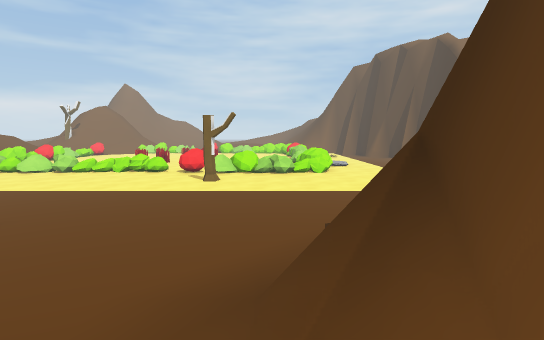
view 1 (above)

21 first-person views from a walk through a 3-D level made in the Unity game engine. The camera is 1.5 m above the floor, tilts 6° down and sees 80° across. The floor is counted in squares, 1 m on a side. Each view is taken from the middle of a square. On the plan, view 1 faces up. The plan holds only what a view shows up to about 15 squares ahead; the rest is blank. The place goes on beyond the plan. The player is left out. Some surface patterns are stand-ins.

view 2
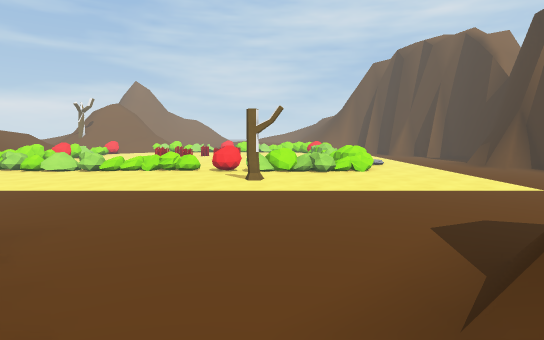

view 3
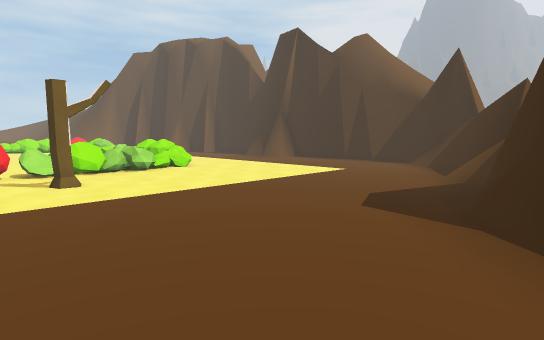

view 4
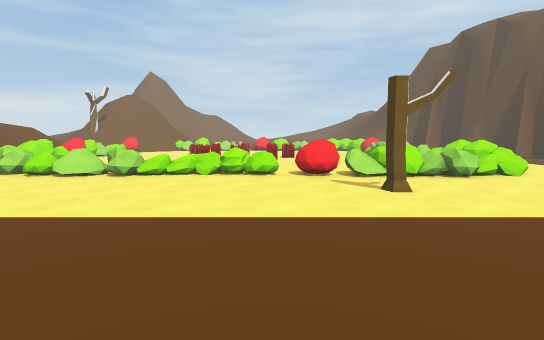

view 5
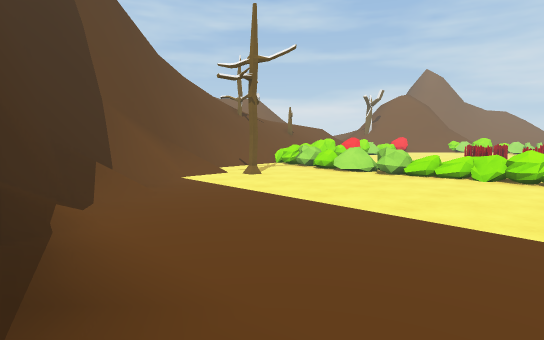

view 6
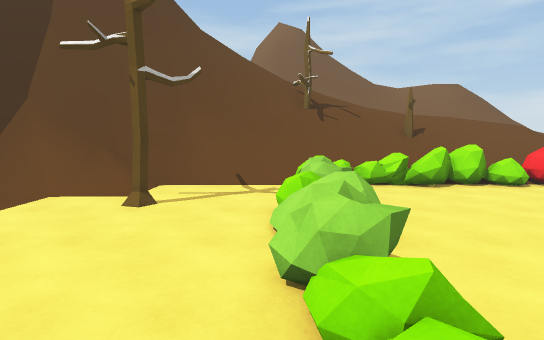

view 7
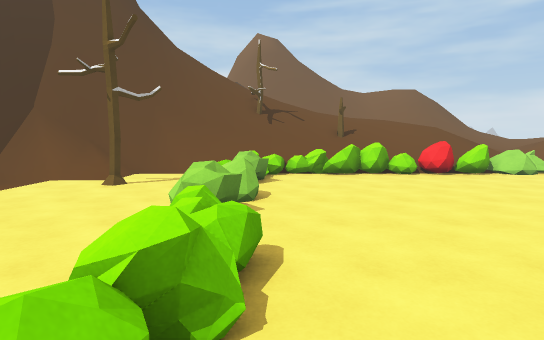

view 8
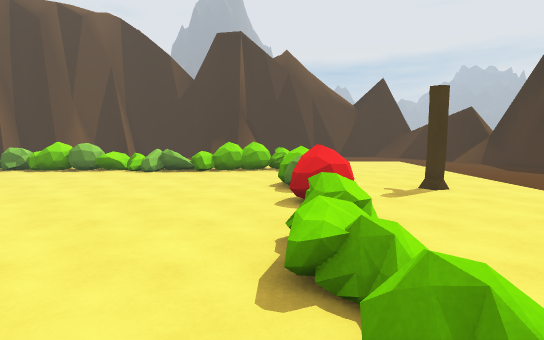

view 9
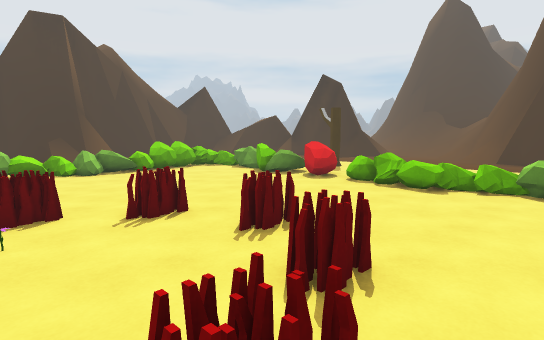

view 10
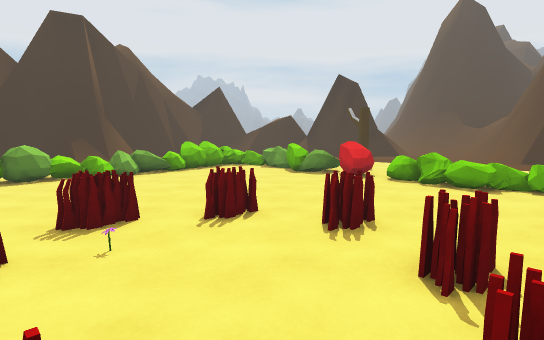

view 11
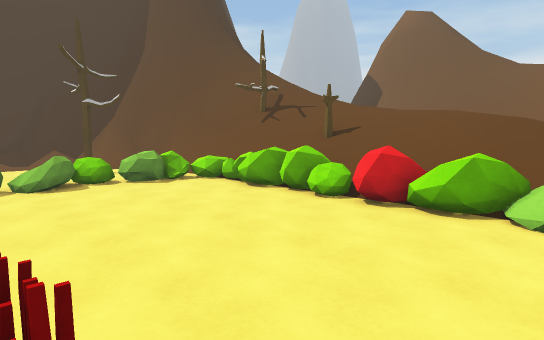

view 12
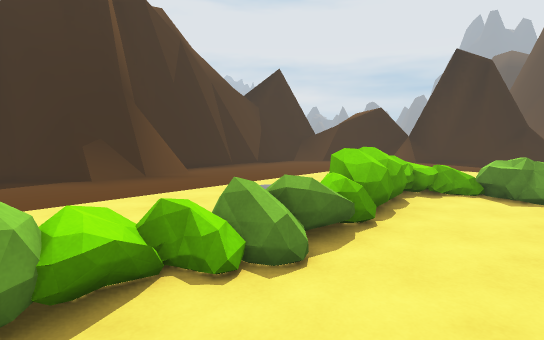

view 13
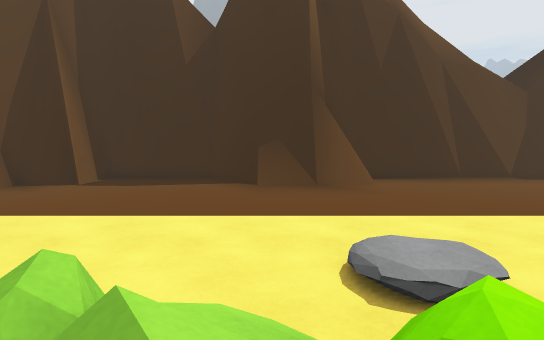

view 14
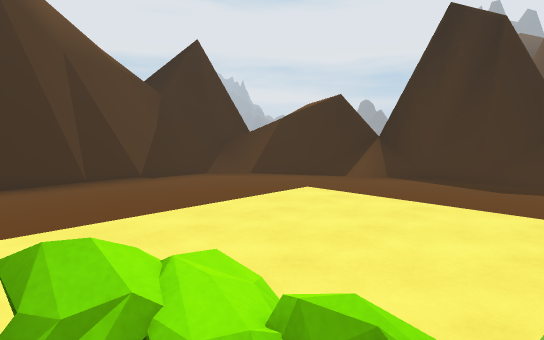

view 15
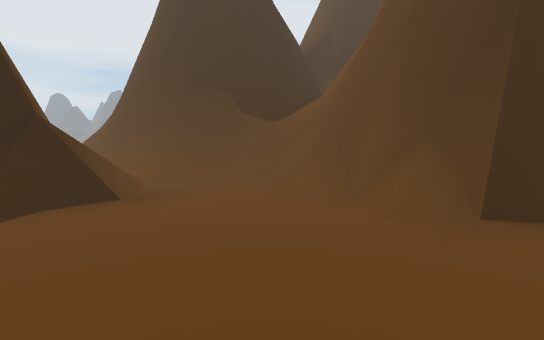

view 16
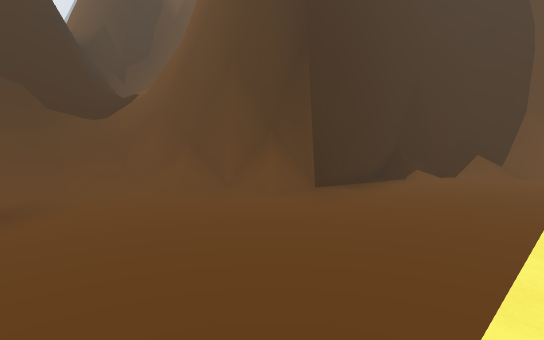

view 17
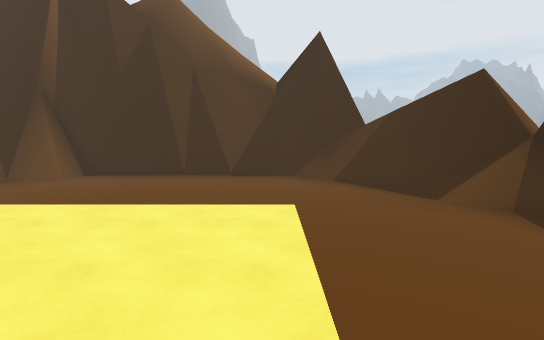

view 18
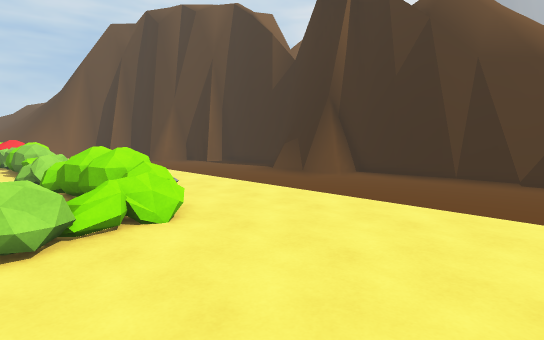

view 19
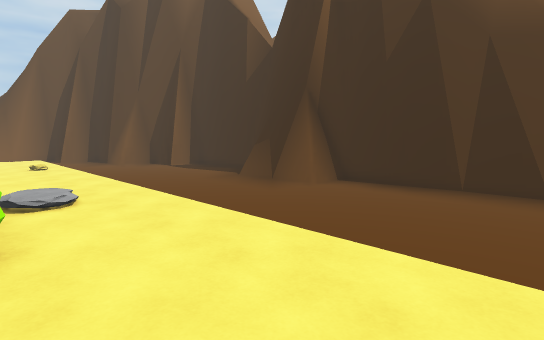

view 20
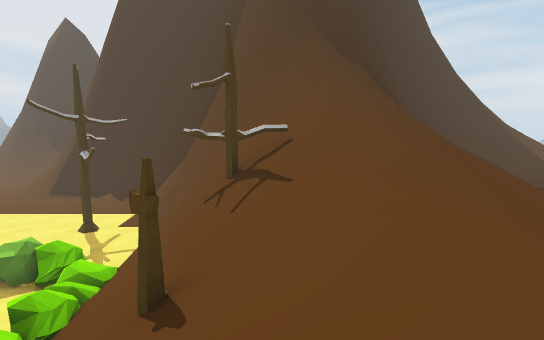

view 21
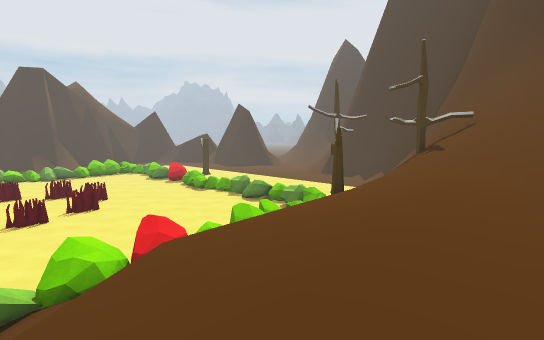

### Floor plan
Key: @ floor where view 1 was taken; # wall or solid block; . main floor; : floor 0.25 m higher than the main floor; + floor 1.75 m higher than the main floor; * floor 2 m higher than the main floor; % floor 2.25 m higher than the main floor; & floor 2.5 m higher than the main floor; / step, stairs or slope; = window, fence, low wall or low ledge; ^ raised ledge; v drop or lower ground; T tree; B bush; O other object.
Columns run from 25 left of view 1 to 19 right of it. Each row starts with its distance up from view 1.
 29 +     /B....  .O ..O.    ..OO..........#
 28  //////...........O........BB..........#
 27 *//////BB.....O.....O......BB..........#
 26 *///// B...................BB..........#
 25 /&%////B.......O...O.......OB.........##
 24 /&&////B.........O.........BB........###
 23 ///////B...................B:........##
 22 ////TT/BB..................BB//......##
 21 ///////B...................BB//......##
 20 ///////B...................BB........###
 19 ///////BBB......BB.....B....B..........#
 18 ///TTT//BBBBBBBBBBBBBBBBBBBBB..........#
 17 /////=/=...B..B......B..BBB............####
 16 ////v=#=...............................###=/
 15 ////v=#=..............T................###///
 14 ////vv#=..T...........T................#v////
 13 /##^=###//.............................#v//
 12 =##^# ##//.............................#v/
 11 ##  #  #/=............................/###
 10        ##=...........................==##
  9        ##=O/........................####
  8         ##==.......................#####
  7          ###O/..................=O###
  6           #######..........#=####=##
  5                ##=O/......=########
  4                 ##=//....=###
  3                  ##=/....==##
  2                   #=///..//#
  1                   #=///////
  0                   #=/////@/:
 -1                   #=////////
 -2                   #=///====#/
 -3                   =////#####/
 -4                    //==#
 -5                     =###

Positions as (right, up) in squares from view 1, and headings:
1: (0, 0), facing up
2: (-2, 1), facing up
3: (-5, 4), facing up-right
4: (-6, 6), facing up
5: (-6, 6), facing up-left
6: (-8, 17), facing left
7: (-5, 19), facing left
8: (-12, 19), facing right
9: (-12, 28), facing down-right
10: (-11, 29), facing down-right
11: (-11, 29), facing down-left
12: (-1, 27), facing down-right
13: (1, 23), facing right
14: (1, 19), facing down-right
15: (-4, 12), facing down
16: (0, 12), facing down-left
17: (0, 12), facing right
18: (0, 12), facing up-right
19: (3, 13), facing up-right
20: (-22, 26), facing down
21: (-25, 29), facing down-right
